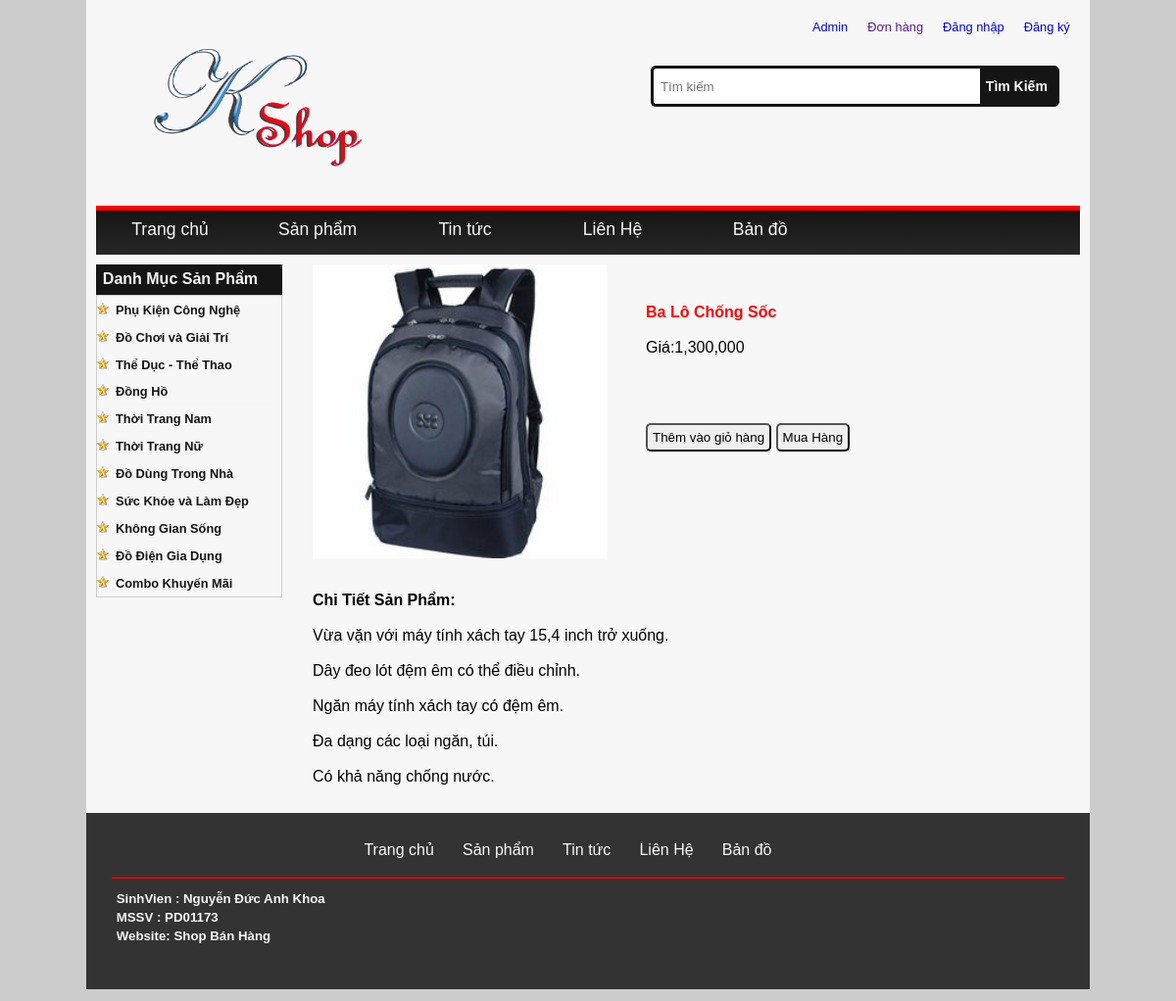
The page /chitiet.php?id=4 on the database its author committed.
### tables this page shows
CREATE TABLE IF NOT EXISTS `sanpham` (
  `MaSP` varchar(11) NOT NULL,
  `TenSP` varchar(56) NOT NULL,
  `GiaSP` decimal(11,0) NOT NULL,
  `Ngaynhap` date NOT NULL,
  `Image` varchar(255) NOT NULL,
  `LoaiSP_ID` varchar(11) NOT NULL,
  `SoLuong` int(255) NOT NULL,
  `thongtinsp` longtext NOT NULL
);

### chitiet.php (the view, shortened to what this page needs)
<?php include "database.php"; ?>
<?php
$id = $_GET["id"];
$result = mysql_query("select * from sanpham where MaSP = ".$id, $connect);
$row = mysql_fetch_array($result);
?>
<!DOCTYPE html>
<html>
    <head>
        <link href="css/style.css" rel="stylesheet" type="text/css"/>
        <link href="css/product.css" rel="stylesheet" type="text/css"/>
    </head>
    <body>
        <div id="container">
            <?php include "template/header.php" ?>
            <article id="main-container">
                <article id="product">
                   <?php include "template/left.php" ?>
                   <section id="view-product">
                       <div style="float: left">
                           <img style="width: 300px;height: 300px;" src="images/product/<?php echo $row["Image"] ?>" alt=""/>
                       </div>
                       <div style="float: left; margin-left: 40px; margin-top: 40px;">
                           <h1 style="color: red;"><?php echo $row["TenSP"] ?></h1><br>
                           <p>Giá:<?php echo number_format($row["GiaSP"]) ?></p><br>
                           <button style="margin-top: 50px; padding: 5px; border-radius: 5px;" type="button" class="btn addcart-btn" title="Thêm vào giỏ hàng" data-toggle="modal" data-target="#modalAddtocart">  Thêm vào giỏ hàng     </button>
                           <button style="margin-top: 50px; padding: 5px; border-radius: 5px;" type="button" class="btn addcart-btn" title="Mua hàng" data-toggle="modal" data-target="#modalAddtocart">  Mua Hàng     </button>
                       </div>
                       <div style="width: 100%; height: auto;float:left; margin-top: 30px;">
                           <h1 style="font-weight: bold;">Chi Tiết Sản Phẩm:</h1><br>
                           <?php echo $row["thongtinsp"] ?>
                       </div>
                   </section>
                </article>
            </article>
            <?php include "template/footer.php" ?>
        </div>
    </body>
</html>

### css/style.css (style rules this page uses)
* { margin: 0; padding: 0; }
body { background:#CCC; font-family: arial,sans-serif; }
#container { width: 1024px; height: auto; background:#f7f7f7; margin: auto; }
#main-container { width: 100%; margin:-1% auto; height: auto; display: flex; display: -moz-flex; display: -webkit-flex; display: -o-flex; flex-direction:row; align-items: flex-start; align-content: center; flex-wrap: wrap; position: relative; overflow: hidden; }
#product { width: 98%; margin: 20px auto !important; }

### css/product.css (style rules this page uses)
#view-product { height:auto; width: 77%; float: left; }

### rows shown on the page
sanpham: Image (picture), TenSP "Ba Lô Chống Sốc", GiaSP "1,300,000", thongtinsp "Vừa vặn với máy tính xách tay 15,4 inch trở xuống. Dây đeo lót đệm êm có thể điều chỉnh. Ngăn máy tính xách tay có đệm êm. Đa dạng các loại ngăn, túi. Có khả năng chống nước."
